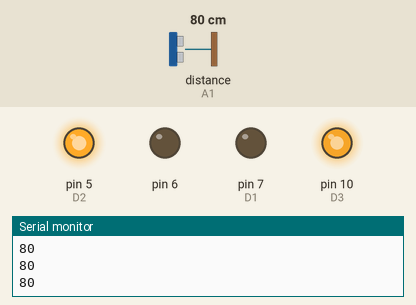
Simulated run of this sketch. Board: Arduino Uno, built with avr-gcc and run on an emulated ATmega328P. On the bench: output pins drawn as LEDs (lit = HIGH), the last lines printed to the serial monitor. Wiring (inferred from the names in the program): ultrasonic range finder: trigger A0; echo A1. Inputs (shaded band) come from the test bench; at power-on: distance to the obstacle (sensor on A1) 80 cm. The echo pulse lasts 58.3 µs per cm; pins used as bus, display or sensor lines are not drawn.

Above: at 1.2 s.
1.3 s: distance to the obstacle (sensor on A1) set to 34 cm
2.8 s: distance to the obstacle (sensor on A1) set to 29 cm
At 3.8 s:
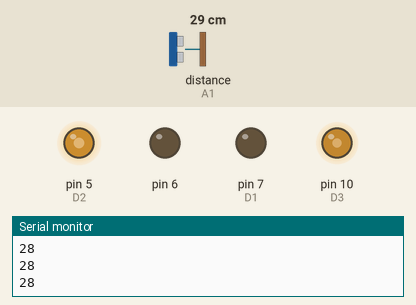
5.8 s: distance to the obstacle (sensor on A1) set to 21 cm
7.3 s: distance to the obstacle (sensor on A1) set to 16 cm
At 7.46 s:
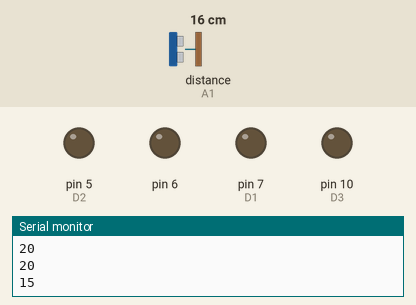
At 8.0 s:
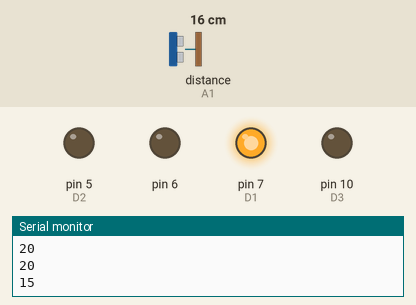
Timing chart, 0 to 11.3 s (numbered marks = the images above; inputs shaded):
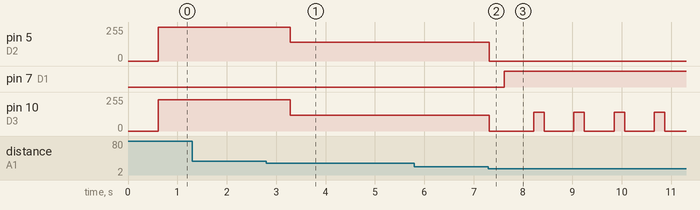

Measured:
- the behaviour switches between 31 and 30 cm on distance to the obstacle (sensor on A1) (found by bisection; images 0 and 1)
- the behaviour switches between 19 and 18 cm on distance to the obstacle (sensor on A1) (found by bisection; images 1 and 2)
- after the input at 2.8 s, pin 5 (D2): 255/255 → 140/255 after 0.48 s; pin 10 (D3): 235/255 → 120/255 after 0.48 s
- after the input at 7.3 s, pin 5 (D2): 140/255 → 0/255 at once; pin 7 (D1): LOW → HIGH after 0.32 s; pin 10 (D3): 120/255 → 0/255 at once, then repeats every 0.81 s: 140/255 0.21 s, 0/255 0.60 s

The sketch:

obsavoidance.ino
```cpp
//2023.6.7
int D1 = 7;//right motor Definition of IO port
int D2 = 5;
int D3 = 10;//left motor Definition of IO port
int D4 = 9;

//Definition of ultrasonic pin
#define Trig A0
#define Echo A1

//Data variable definition
int MotSpeed1 = 0;
int MotSpeed2 = 0;
int Speed_adjustment = 120;
int stop_bit = 0;

//Program initialization
void setup()
{
   Serial.begin(9600);
   pinMode(5, OUTPUT);
   pinMode(6, OUTPUT);
   pinMode(9, OUTPUT);
   pinMode(10, OUTPUT);
// Define ultrasonic sensor pins
   pinMode(Trig,OUTPUT);
   pinMode(Echo,INPUT);
}

//Principal function
void loop()
{
   avoidance(18);//In brackets is the obstacle avoidance distance in cm
}

/*
Function: obtain ultrasonic sensor ranging data
Parameters: Trig, Echo
Parameter description: sensor connected to the motherboard pin port A4,A5
Trig --------> pin A4
Echo --------> pin A5
*/
float GetDistance()
{
   float distance;
   digitalWrite(Trig, LOW);
   delayMicroseconds(2);
   digitalWrite(Trig, HIGH);
   delayMicroseconds(10);
   digitalWrite(Trig, LOW);
   distance = pulseIn(Echo, HIGH) / 58.00;
   return distance;//Return distance
}

/*
* Function: Obstacle avoidance
* Parameter: set_dis sets the obstacle avoidance distance
*/

void Forward(int speed1, int speed2)
{
   analogWrite(D1, speed1);
   digitalWrite(D2, LOW);
   digitalWrite(D3, LOW);
   analogWrite(D4, speed2);
}
void Backward(int speed1, int speed2)
{
   digitalWrite(D1, LOW);
   analogWrite(D2, speed1);
   analogWrite(D3, speed2);
   digitalWrite(D4, LOW);
}
void TurnLeft(int speed1, int speed2)
{
   analogWrite(D1, speed1);
   digitalWrite(D2, LOW);
   analogWrite(D3, speed2);
   digitalWrite(D4, LOW);
}
void TurnRight(int speed1, int speed2)
{
   digitalWrite(D1, LOW);
   analogWrite(D2, speed1);
   digitalWrite(D3, LOW);
   analogWrite(D4, speed2);
}
void Stop()
{
   digitalWrite(D1, LOW);
   digitalWrite(D2, LOW);
   digitalWrite(D3, LOW);
   digitalWrite(D4, LOW);
}

//Obstacle avoidance function
void avoidance(int set_dis)
{
   int distance;
   distance = GetDistance();
   Serial.println(distance);//Print distance in serial port
   if(distance < 30)//Judge that the distance is less than 30cm and start to decelerate
   {
     Speed_adjustment--;
     if(Speed_adjustment<=120)Speed_adjustment=120;
     MotSpeed1 = Speed_adjustment+20;//In order to make up for the car's yaw, a value can be added according to the actual situation //as:Speed_adjustment+20
     MotSpeed2 = Speed_adjustment;
   }

  if(distance > 30)//Judge if the distance is more than 30cm and start to accelerate
   {
     Speed_adjustment++;
     if(Speed_adjustment>=235)Speed_adjustment=235;//The maximum limit is 255
     MotSpeed1 = Speed_adjustment+20;//In order to make up for the car's yaw, a value can be added according to the actual situation //as:Speed_adjustment+20
     MotSpeed2 = Speed_adjustment;
   }

   if(distance < set_dis)//Judge that the car is less than the obstacle avoidance distance and start to turn backward
   {
     delay(10);
     distance = GetDistance();
     if(distance < set_dis)
     {
       if(stop_bit==0)
       {
         Stop();//stop
         delay(300);
        stop_bit=1;
       }
       Forward(140,140);//The car moves forward
       delay(600);
       TurnLeft(140,140);//The car turns left
       delay(200);
       Speed_adjustment=120;
     }
   }
   else
   {
     Backward(MotSpeed1,MotSpeed2);//If there is no less than the obstacle avoidance distance, move backward
    stop_bit=0;
   }
}
```
